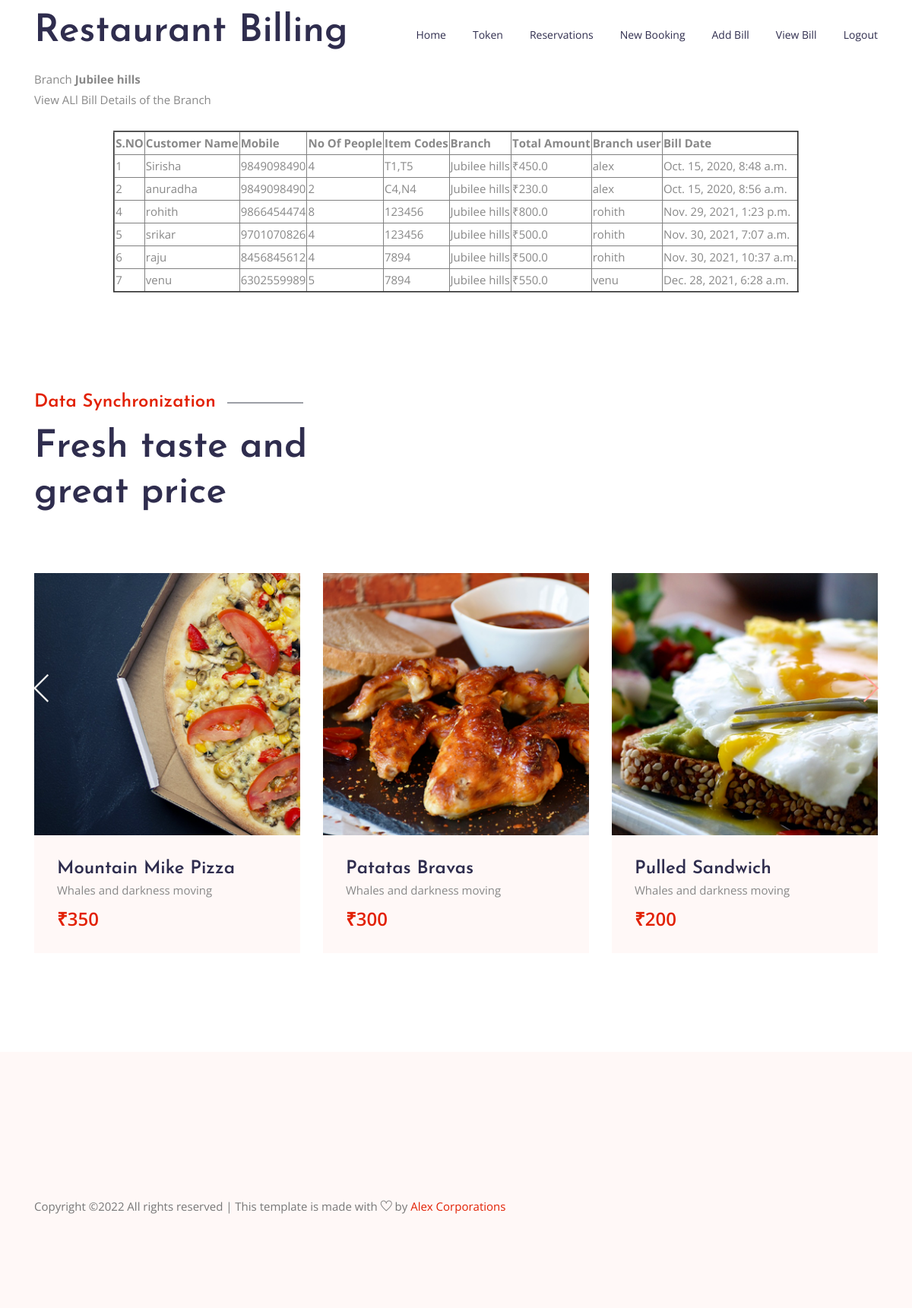
The app's page /sm/ViewBranchBills/ (signed in) with its own data.
### SlaveManagement/models.py (models this page shows, shortened)
class RestaurantBillModel(models.Model):
    customername = models.CharField(max_length=100)
    mobile = models.CharField(max_length=100)
    noofchairs = models.CharField(max_length=100)
    itemcodes = models.CharField(max_length=100)
    branch = models.CharField(max_length=100)
    totalamount = models.FloatField()
    branchUser = models.CharField(max_length=100)
    cdate = models.DateTimeField(auto_now_add=True)
    class Meta:
        db_table = 'BillTable'

### SlaveManagement/views.py (the view)
# urls.py: path("ViewBranchBills/", slaves.ViewBranchBills, name="ViewBranchBills"),
def ViewBranchBills(request):
    branch = request.session['branch']
    data = RestaurantBillModel.objects.filter(branch=branch)
    return render(request,"slaves/SlaveViewAllBills.html",{'data':data})

### assets/templates/slaves/SlaveViewAllBills.html
{%extends 'slaves/slavesbass.html'%}
{%block contents%}
 <div class="container">
<span>View ALl Bill Details of the Branch</span>
    {% if data %}
    <br>
<br>
    <table align="center" border="2">
    <tr>
        <th>S.NO</th>
        <th>Customer Name</th>
        <th>Mobile</th>
        <th>No Of People</th>
        <th>Item Codes</th>
        <th>Branch</th>
        <th>Total Amount</th>
        <th>Branch user</th>
        <th>Bill Date</th>
    </tr>
{% for x in data %}
<tr>
    <td>{{ x.id }}</td>
    <td>{{ x.customername }}</td>
    <td>{{ x.mobile }}</td>
    <td>{{ x.noofchairs }}</td>
    <td>{{ x.itemcodes }}</td>
    <td>{{ x.branch }}</td>
    <td>&#x20B9;{{ x.totalamount}}</td>
    <td>{{x.branchUser}}</td>
    <td>{{x.cdate}}</td>
    </tr>
{% endfor %}
    </table>
{% endif %}
 </div>
{%endblock%}

### assets/static/css/style.css (style rules this page uses)
body { color:#888;font-family:"Open Sans",sans-serif;font-size:15px;font-weight:400;line-height:1.8 }

### records on screen
RestaurantBillModel: id "1", customername "Sirisha", mobile "9849098490", noofchairs "4", itemcodes "T1,T5", branch "Jubilee hills", totalamount "450.0", branchUser "alex", cdate "Oct. 15, 2020, 8:48 a.m."
RestaurantBillModel: id "2", customername "anuradha", mobile "9849098490", noofchairs "2", itemcodes "C4,N4", branch "Jubilee hills", totalamount "230.0", branchUser "alex", cdate "Oct. 15, 2020, 8:56 a.m."
RestaurantBillModel: id "4", customername "rohith", mobile "9866454474", noofchairs "8", itemcodes "123456", branch "Jubilee hills", totalamount "800.0", branchUser "rohith", cdate "Nov. 29, 2021, 1:23 p.m."
RestaurantBillModel: id "5", customername "srikar", mobile "9701070826", noofchairs "4", itemcodes "123456", branch "Jubilee hills", totalamount "500.0", branchUser "rohith", cdate "Nov. 30, 2021, 7:07 a.m."
RestaurantBillModel: id "6", customername "raju", mobile "8456845612", noofchairs "4", itemcodes "7894", branch "Jubilee hills", totalamount "500.0", branchUser "rohith", cdate "Nov. 30, 2021, 10:37 a.m."
RestaurantBillModel: id "7", customername "venu", mobile "6302559989", noofchairs "5", itemcodes "7894", branch "Jubilee hills", totalamount "550.0", branchUser "venu", cdate "Dec. 28, 2021, 6:28 a.m."

### other values on screen
{{ request.session.branch }} "Jubilee hills"
